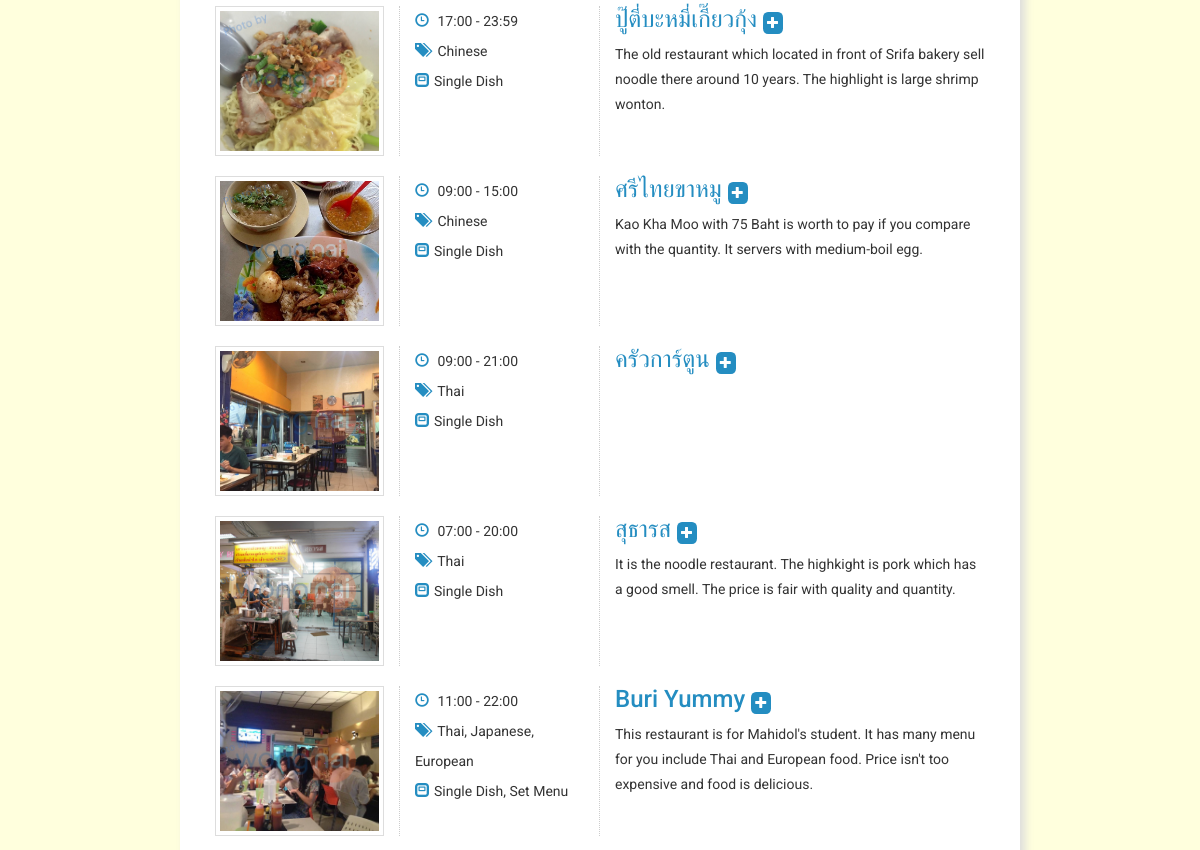
The page /restaurants.php (middle part) on the database as committed earlier.
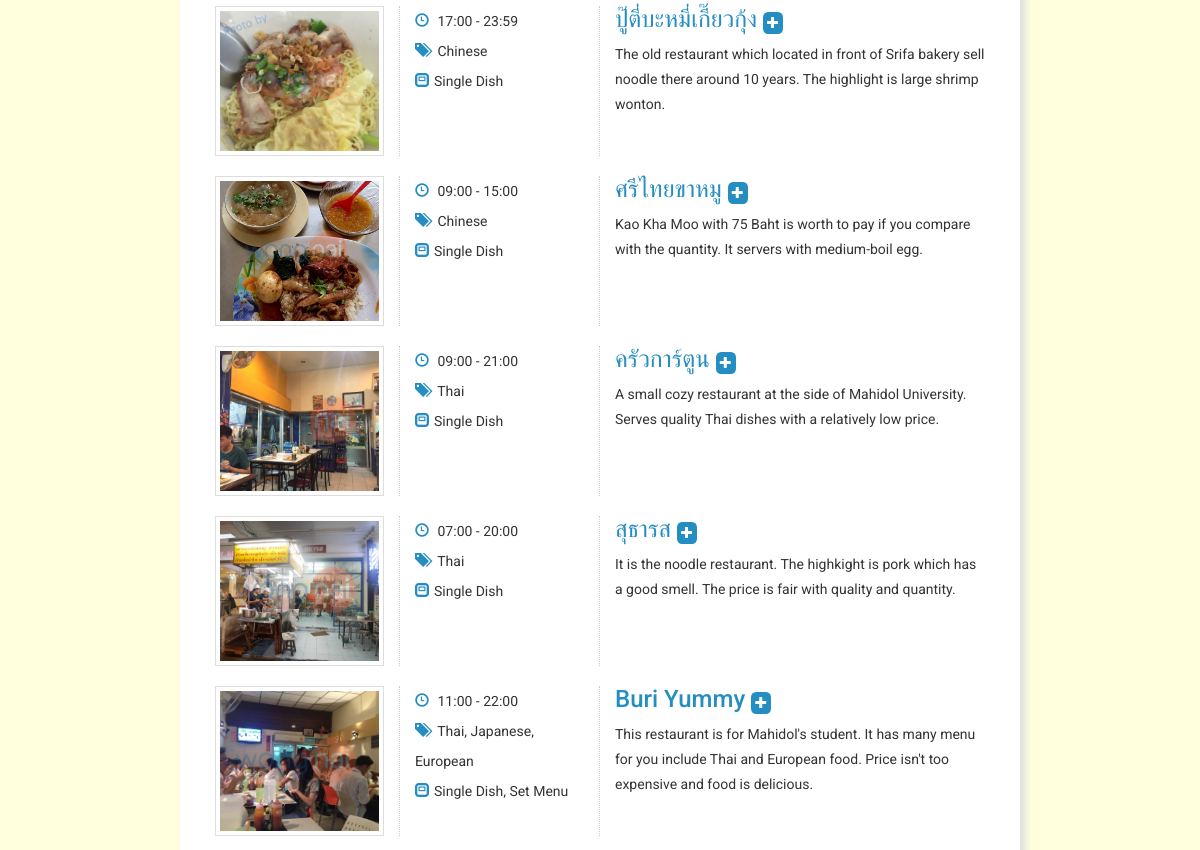
The same page on the database as committed later.
### tables this page shows
CREATE TABLE `restaurant` (
  `RestaurantID` int(11) NOT NULL,
  `Name` varchar(255) NOT NULL,
  `MinPrice` int(11) NOT NULL,
  `MaxPrice` int(11) DEFAULT NULL,
  `Location` varchar(255) NOT NULL,
  `Type` varchar(255) NOT NULL,
  `OpenTime` double NOT NULL,
  `CloseTime` double NOT NULL,
  `Promotion` varchar(255) DEFAULT NULL,
  `Description` text NOT NULL
);

### dbconnect.php (called while the page is built, shortened)
<?php
  function _imgurl($id, $subid) {
    $imgname = sprintf("%04d", $id);
    $imgurl = "Picture/".$imgname.'/'.$imgname.'-'.$subid.'.jpg';
    return $imgurl;
  }
  function imgurl($id) {
    return _imgurl($id, 1 + (rand() % 4));
  }
  function totime($input) {
    $minutes = $input - floor($input);
    return gmdate("H:i", $minutes * 6000 + floor($input) * 3600);
  }
?>

### restaurants-tolist.php (the view)
<?php
  function tolist($result) { ?>
    <article class="search-result row">
      <div class="col-xs-12 col-sm-12 col-md-3 col-lg-3" id="search-row">
        <?php $name = $result['Name'];
        $url = "view-restaurant.php?id=" . $result['RestaurantID']; ?>
        <a href=<?php echo $url ?> title=<?php echo $name ?> class="thumbnail">
          <img id="restaurant-img" src=<?php echo imgurl($result['RestaurantID']) ?> onerror="imgerror(this);"/>
        </a>
      </div>
      <div class="col-xs-6 col-lg-3 col-sm-6 col-md-3">
        <ul class="meta-search"> <?php
          $opentime = totime($result['OpenTime']);
          $closetime = totime($result['CloseTime']); ?>
          <li><i class="glyphicon glyphicon-time"></i> <span><?php echo $opentime . ' - ' . $closetime ?></span></li> <?php
          $foodtypes = $dishtypes = "";
          foreach (explode(",", $result['Type']) as $subtype) {
            switch ($subtype) {
              case "01":
                $foodtypes .= "Thai, "; break;
              case "02":
                $foodtypes .= "Japanese, "; break;
              case "03":
                $foodtypes .= "Chinese, "; break;
              case "04":
                $foodtypes .= "European, "; break;
              case "11":
                $dishtypes .= "Single Dish, "; break;
              case "12":
                $dishtypes .= "Set Menu, "; break;
              case "13":
                $dishtypes .= "Buffet, "; break;
            }
          }
          $foodtypes = rtrim($foodtypes, ", ");
          $dishtypes = rtrim($dishtypes, ", "); ?>
          <li><i class="glyphicon glyphicon-tags"></i> <span><?php echo $foodtypes ?></span></li>
          <li><i class="glyphicon glyphicon-modal-window"></i><span><?php echo $dishtypes ?></span></li>
        </ul>
      </div>
      <div class="col-xs-6 col-sm-6 col-md-6 col-lg-6">
        <h3><a href=<?php echo $url ?> title=""><?php echo $name ?></a>
          <span class="plus">
            <a href=review-editor.php?id=<?php echo $result['RestaurantID'] ?> title="Review this restaurant">
              <i class="glyphicon glyphicon-plus"></i>
            </a>
          </span>
        </h3>
      </div>
      <div class="col-xs-6 col-sm-6 col-md-6 col-lg-6 excerpet">
        <p><?php echo $result['Description'] ?></p>
      </div>
      <span class="clearfix borda"></span>
    </article>
  <?php }
?>

### restaurants.php (shortened to what this page needs)
<html>
<head>
  <link rel="stylesheet" type="text/css" href="assets/css/restaurants.css" />
  <link rel="stylesheet" type="text/css" href="assets/css/checkbox.css" />
  <link rel="stylesheet" type="text/css" href="assets/css/nouislider/nouislider.min.css" />
</head>
<body>
  <div id="wrapper" class="container" style="width:70%;">
     <section class="col-lg-12 col-xs-12 col-sm-12 col-md-12">
       <div class="populated">
         <?php
           include_once("dbconnect.php");
           mysqli_query($con, "CREATE TABLE IF NOT EXISTS restaurant (
             RestaurantID int NOT NULL AUTO_INCREMENT PRIMARY KEY,
             Name varchar(255) NOT NULL UNIQUE,
             MinPrice int NOT NULL,
             MaxPrice int,
             Location varchar(255) NOT NULL,
             Type varchar(255) NOT NULL,
             OpenTime double NOT NULL,
             CloseTime double NOT NULL,
             Promotion varchar(255),
             Description text);
           ");
           include_once('restaurants-top-search.php');
         ?>
       </div>
 	   </section>
  </div>
</body>
</html>

### restaurants-top-search.php
<?php
	include_once("dbconnect.php");
	require_once("restaurants-tolist.php");
	$result = mysqli_query($con, "SELECT * FROM restaurant ORDER BY RestaurantID");
	while ($results = mysqli_fetch_array($result)) {
		$result_array[] = $results;
	}
	foreach ($result_array as $result) {
		tolist($result);
	}
?>

### assets/css/restaurants.css (style rules this page uses)
p { word-wrap: break-word; overflow: hidden; text-overflow: ellipsis; min-height: 75px; max-height: 75px; line-height: 25px; }
#restaurant-img { width: 100%; height: 100%; object-fit: cover; overflow: hidden; }
#search-row>a { display: inline-block; height: 150px; overflow: hidden; background-size: 100%; }
.search-result .thumbnail { border-radius: 0 !important; width: 100%; }
.search-result { margin-top: 20px; }
@media (min-width:992px) { .search-result .col-md-3 { border-right: 1px dotted #ccc; height: 150px; } }
.search-result ul { padding-left: 0 !important; list-style: none; }
.search-result ul li { font: 400 normal .85em; line-height: 30px; }
.search-result ul li i { padding-right: 5px; }
.search-result h3 { font: 500 normal 1.375em; margin-top: 0 !important; margin-bottom: 10px !important; }
.search-result p { font: normal normal 1.125em; }
.search-result span.plus a { background-color: #248dc1; padding: 4px; font-size: 0.5em; border-radius: 25%; }
.search-result span.plus a i { color: #fff !important; }

### assets/css/style.css (style rules this page uses)
body { font-family: 'Roboto', sans-serif; background-color: #ffffdd; margin: 0; padding: 0; }
.container { opacity: 0; transition: opacity 1s; }
.container-loaded { opacity: 1; }
#wrapper { margin: 100px auto auto auto; width: 55%; padding: 20px; background-color: #ffffff; border-radius: 20px; box-shadow: 5px 5px 10px #ddd; min-width: 450px; }

Rows that differ between the two databases and show on the page:
changed restaurant "ครัวการ์ตูน": Description (not shown) → "A small cozy restaurant at the side of Mahidol University. Serves quality Thai dishes with a relatively low price."
